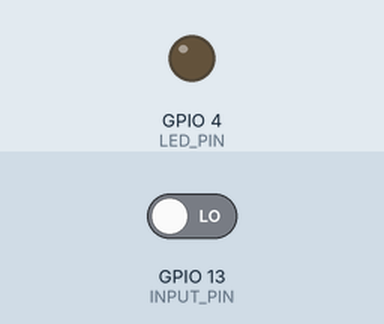
The sketch below on a simulated ESP32. Shown: output pins drawn as LEDs (lit = HIGH). The inputs (shaded band) are chosen by the test bench; at power-on: GPIO 13 (INPUT_PIN) LOW.

Above: at 1.2 s.
1.3 s: GPIO 13 (INPUT_PIN) driven HIGH
At 2.1 s:
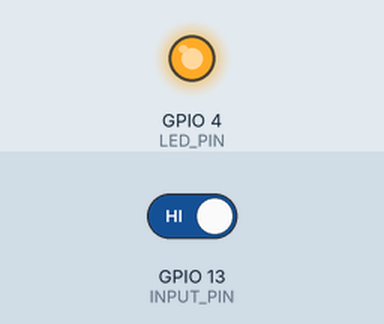
2.8 s: GPIO 13 (INPUT_PIN) driven LOW
At 3.2 s:
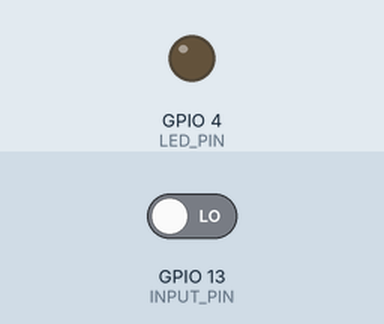
Timing chart, 0 to 5.8 s (numbered marks = the images above; inputs shaded):
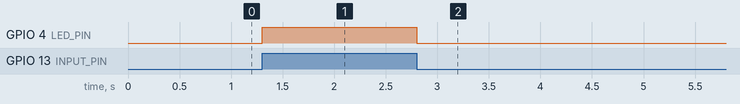

Measured:
- after the input at 1.3 s, GPIO 4 (LED_PIN): LOW → HIGH at once
- after the input at 2.8 s, GPIO 4 (LED_PIN): HIGH → LOW at once

The sketch:

CameraWebServer.ino
```cpp
#define LED_PIN 4       // GPIO 4 is the onboard LED for ESP32-CAM
#define INPUT_PIN 13    // GPIO 13 as input pin for receiving signal from Arduino

void setup() {
  pinMode(LED_PIN, OUTPUT);      // Set LED pin as output
  pinMode(INPUT_PIN, INPUT);     // Set input pin for Arduino signal
}

void loop() {
  // Read the state of the input pin
  int state = digitalRead(INPUT_PIN);

  if (state == HIGH) {
    digitalWrite(LED_PIN, HIGH);  // Turn on the LED if input is HIGH
  } else {
    digitalWrite(LED_PIN, LOW);   // Turn off the LED if input is LOW
  }
}
```
